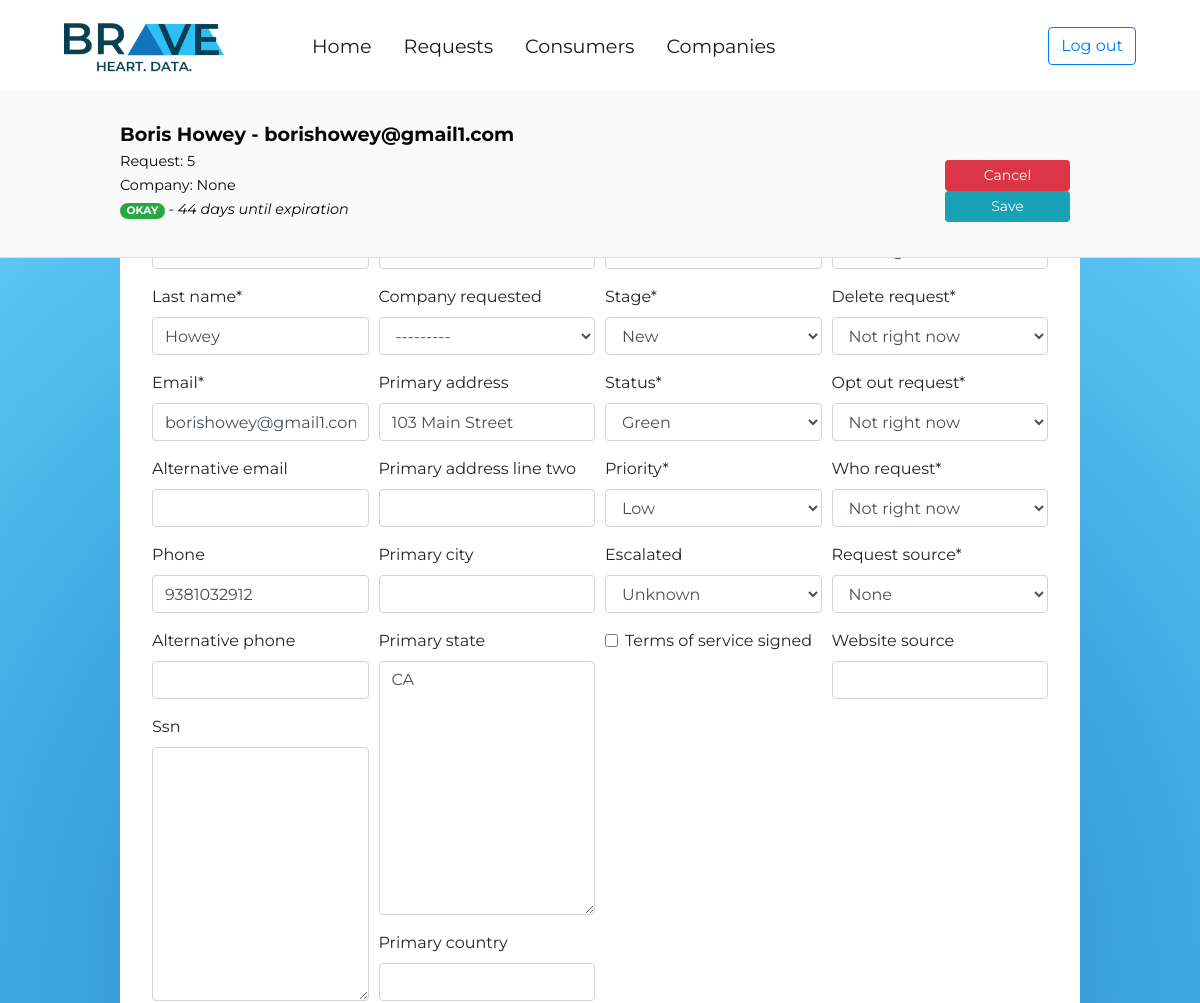
The page /console/request/5/edit (signed in, upper part) on the database as committed earlier.
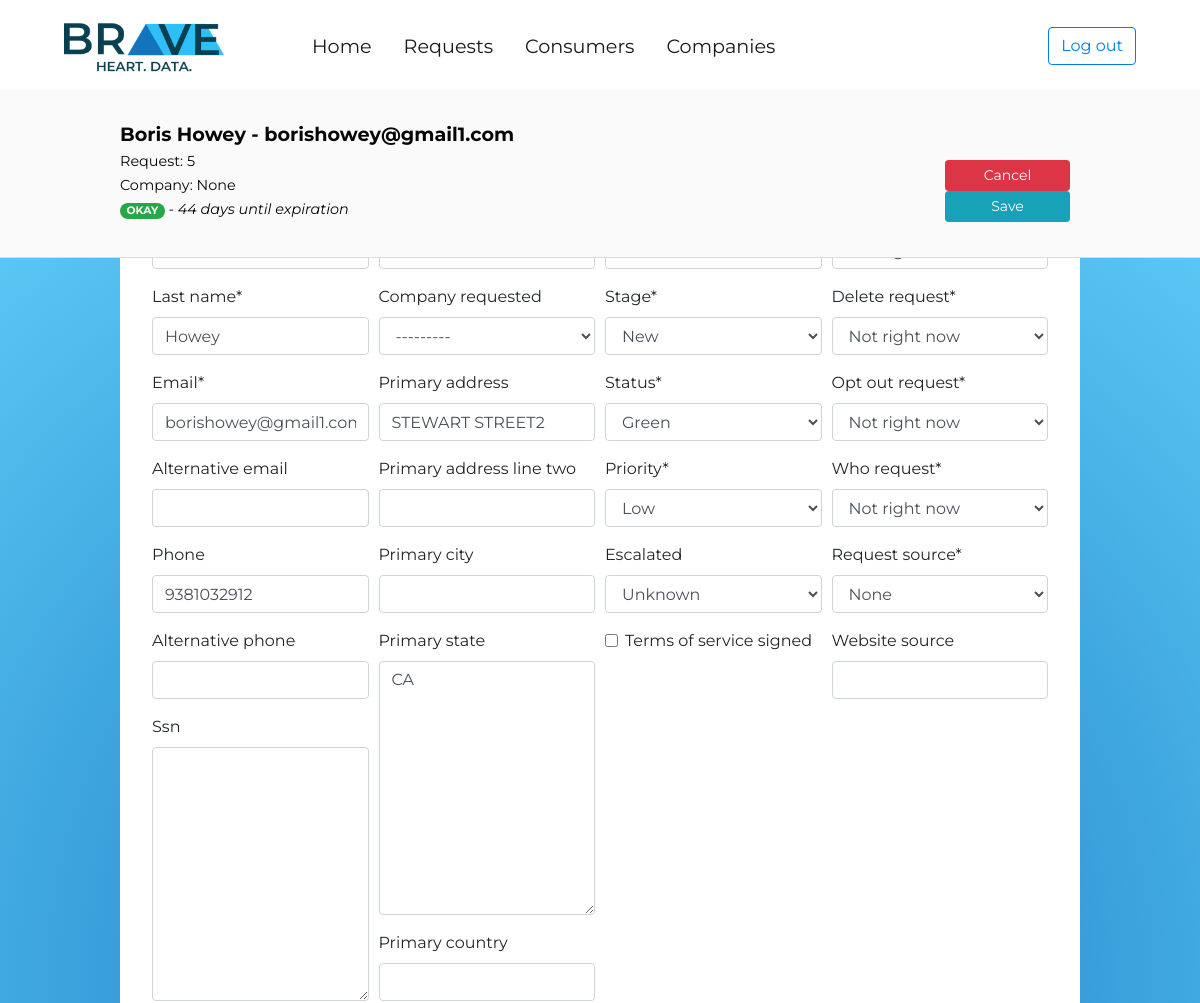
The same page on the database as committed later.
### request_form_app/models.py (models this page shows, shortened)
class Request(models.Model):
	request_source_choices = (
		('none','None'),
		('email','Email'),
		('phone','Phone'),
		('web','Web')
		)
	priority_choices = (
		('low','Low'),
		('medium','Medium'),
		('high','High')
		)
	stage_choices = (
		('new','New'),
		('in progress','In Progress'),
		('completed', 'Completed'),
		('past due', 'Past Due')
		)
	request_choices = (
		('yes','Yes please'),
		('no', 'Not right now')
		)
	data_ready_to_send_choices = (
		('yes','Yes'),
		('no','No')
		)
	status_choices = (
		('green','Green'),
		('yellow','Yellow'),
		('orange','Orange'),
		('red','Red'),
		)
	consumer = models.ForeignKey(Consumer, on_delete=models.CASCADE,null=True,blank=True)
	company_requested = models.ForeignKey(Company,on_delete=models.CASCADE,null=True,blank=True)
	request_source = models.CharField(max_length=20,choices=request_source_choices,default='none')
	website_source = models.URLField(max_length=200,blank=True)
	delete_request = models.CharField(max_length=5,choices=request_choices,default='no')
	what_request = models.CharField(max_length=5,choices=request_choices,default='no')
	who_request = models.CharField(max_length=5,choices=request_choices,default='no')
	opt_out_request = models.CharField(max_length=5,choices=request_choices,default='no')
	priority = models.CharField(max_length=10,choices=priority_choices,default='low')
	escalated = models.BooleanField(null=True)
	stage = models.CharField(max_length=20,choices=stage_choices,default='new')
	created_at = models.DateField(auto_now_add=True)
	updated_at = models.DateField(auto_now=True)
	first_name = models.CharField(max_length=256,blank=False)
	last_name = models.CharField(max_length=256,blank=False)
	email = models.EmailField(max_length=256,blank=False)
	alternative_email = models.EmailField(max_length=256,blank=True)
	phone = models.CharField(max_length=13,blank=True)
	alternative_phone = models.CharField(max_length=13,blank=True)
	primary_address = models.CharField(max_length=256,blank=True)
	primary_address_line_two = models.CharField(max_length=256,blank=True)
	primary_city = models.CharField(max_length=256,blank=True)
	primary_state = USStateField(null=True,blank=True)
	primary_zip = USZipCodeField(null=True,blank=True)
	primary_country = models.CharField(max_length=256,blank=True)
	alternative_address = models.CharField(max_length=256,blank=True)
	alternative_address_line_two = models.CharField(max_length=256,blank=True)
	alternative_city = models.CharField(max_length=256,blank=True)
	alternative_state = models.CharField(max_length=256,blank=True)
	alternative_country = models.CharField(max_length=256,blank=True)
	ssn = USSocialSecurityNumberField(null=True,blank=True)
	driver_license_number = models.CharField(max_length=10,blank=True)
	driver_license_state = models.CharField(max_length=2,blank=True)
	date_of_birth = models.DateField(null=True,blank=True)
	terms_of_service_signed = models.BooleanField(default=False)
	data_ready_to_send = models.CharField(max_length=5,choices=data_ready_to_send_choices,default='no')
	status = models.CharField(max_length=10,choices=status_choices,default='green')
	days_open = models.IntegerField(default='1',null=False)

### user_console/views.py (the view, shortened to what this page needs)
# urls.py: path('request/<int:pk>/edit',views.RequestUpdate.as_view(),name='request_update'),
class RequestUpdate(LoginRequiredMixin,UpdateView):
	model = Request
	template_name='user_console/request_update.html'
	form_class=RequestForm
	login_url = '/console/login/'

### user_console/forms.py
class RequestForm(forms.ModelForm):
	class Meta:
		model = Request
		fields = ['consumer',
		'company_requested',
		'request_source',
		'website_source',
		'what_request',
		'who_request',
		'opt_out_request',
		'delete_request',
		'priority',
		'escalated',
		'stage',
		'first_name',
		'last_name',
		'email',
		'alternative_email',
		'phone',
		'alternative_phone',
		'primary_address',
		'primary_address_line_two',
		'primary_city',
		'primary_state',
		'primary_zip',
		'primary_country',
		'alternative_address',
		'alternative_address_line_two',
		'alternative_city',
		'alternative_state',
		'alternative_country',
		'ssn',
		'driver_license_number',
		'driver_license_state',
		'date_of_birth',
		'terms_of_service_signed',
		'data_ready_to_send',
		'status',
		'days_open',
		]

### request_form_app/models.py (called while the page is built)
	def __str__(self):
		return self.first_name + " " + self.last_name

	def __str__(self):
		return self.company_name

### user_console/templates/user_console/request_update.html (shortened to what this page needs)
{% extends 'user_console/console_base.html' %}
{% load staticfiles %}
{% load crispy_forms_tags %}
{% block css_block%}
	<link rel="stylesheet" type="text/css" href="{% static 'user_console/request_update.css' %}">
{% endblock %}
{% block main_block %}
<div class="container-fullwidth">
	<div class="container-fullwidth fixed-top" id="header-wrapper">
		<div class="container-fullwidth" id="request-header-container">
			<div class="row">
				<div class="col-10">
					<span style="font-size: 1.2em;"><b>{{request.first_name}} {{request.last_name}} - {{request.email}}</b></span><br>
					<p><span style="font-size:.9em;">Request: {{request.pk}}</span><br>
					<span style="font-size: .9em;">Company: {{request.company_requested}}<br>
					{% if request.status == 'red' %}
						<span class="badge badge-pill badge-danger">CRITICAL</span>
						<span style="font-size: 1em;"><i> - 2 days until expiration</i></span>
					{% elif request.status == 'yellow' %}
						<span class="badge badge-pill badge-warning" >DANGER</span>
						<span style="font-size: 1em;"><i> - 14 days until expiration</i></span>
					{% else %}
						<span class="badge badge-pill badge-success" >OKAY</span>
						<span style="font-size: 1em;"><i> - 44 days until expiration</i></span>
					{% endif %}</span></p>
				</div>
				<div class="button-box col-lg-2 float-right" style="padding-top: 40px;">
					<a href="{% url 'user_console:request_list'%}"><button type="Cancel" title="cancel" class="btn btn-danger btn-sm" style="width: 125px;">Cancel</button></a>
					<button type="Submit" class="btn btn-info btn-sm" style="width: 125px;">Save</button>
				</div>
			</div>
		</div>
	</div>
	<div class="container-fullwidth" id="data-container">
		<div class="jumbotron" id="data-jumbo">
		<form method="POST">
			<div class="form-row">
				<div class="col-md-3">
					{{ form.first_name | as_crispy_field }}
					{{ form.last_name | as_crispy_field }}
					{{ form.email | as_crispy_field }}
					{{ form.alternative_email | as_crispy_field }}
					{{ form.phone | as_crispy_field }}
					{{ form.alternative_phone | as_crispy_field }}
					{{ form.ssn | as_crispy_field }}
				</div>
				<div class="col-md-3">
					{{ form.consumer | as_crispy_field }}
					{{ form.company_requested | as_crispy_field }}
					{{ form.primary_address | as_crispy_field }}
					{{ form.primary_address_line_two | as_crispy_field }}
					{{ form.primary_city | as_crispy_field }}
					{{ form.primary_state | as_crispy_field }}
					{{ form.primary_country | as_crispy_field }}
				</div>
				<div class="col-md-3">
					{{ form.data_ready_to_send | as_crispy_field }}
					{{ form.stage | as_crispy_field }}
					{{ form.status | as_crispy_field }}
					{{ form.priority | as_crispy_field }}
					{{ form.escalated | as_crispy_field }}
					{{ form.terms_of_service_signed | as_crispy_field }}
				</div>
				<div class="col-md-3">
					{{ form.what_request | as_crispy_field }}
					{{ form.delete_request | as_crispy_field }}
					{{ form.opt_out_request | as_crispy_field }}
					{{ form.who_request | as_crispy_field }}
					{{ form.request_source | as_crispy_field }}
					{{ form.website_source | as_crispy_field }}
				</div>
		</form>
		</div>
	</div>
</div>
{% endblock %}

Rows that differ between the two databases and show on the page:
changed Request "Boris": primary_address "103 Main Street" → "STEWART STREET2"
